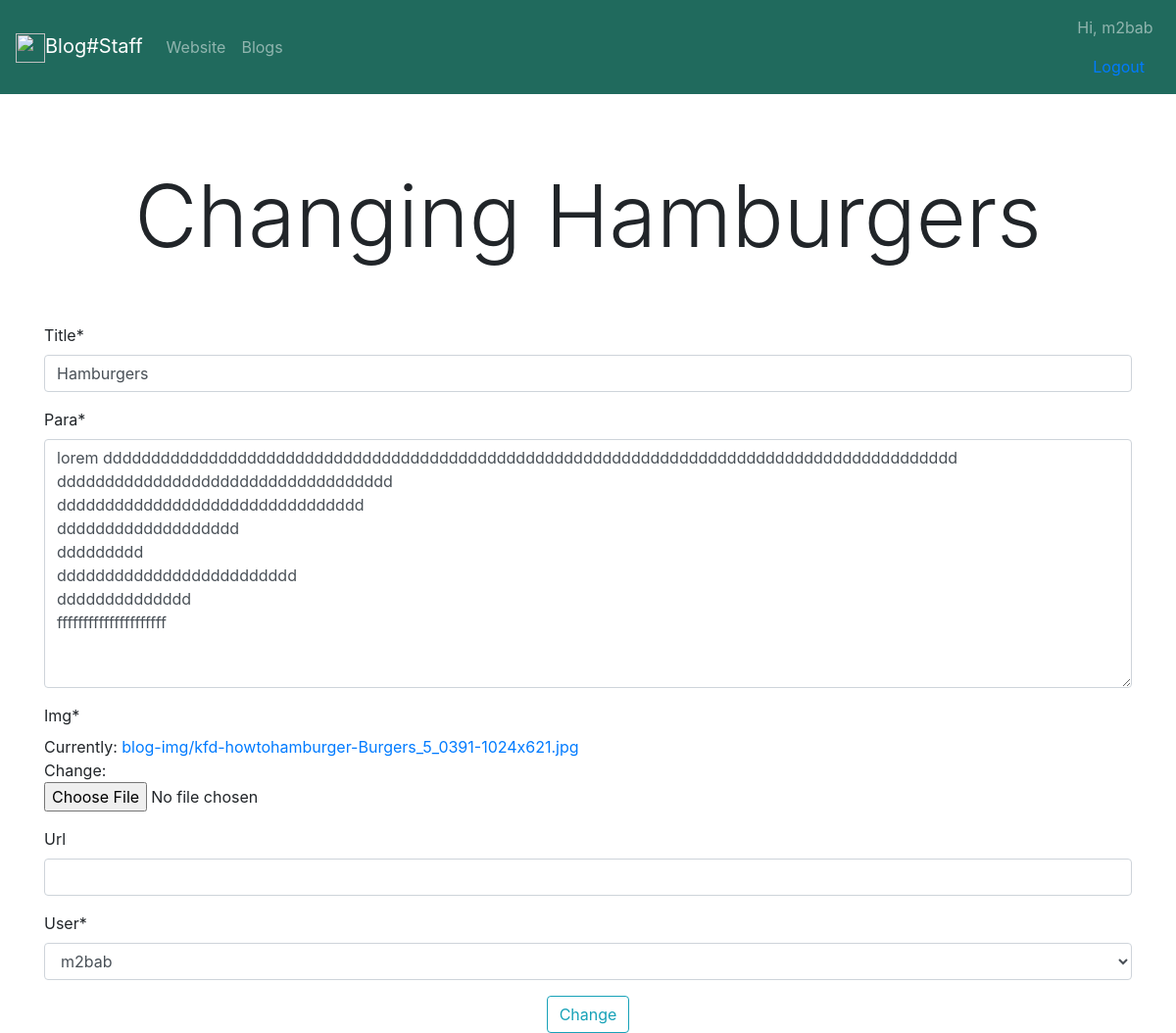
Screenshot of /staff/change/1 (signed in) with the database file from the repository.
### blog/models.py (models this page shows, shortened)
class Blog(models.Model):
    title = models.CharField(max_length=200)
    para = models.TextField()
    time = models.DateTimeField(auto_now_add=True)
    img = models.ImageField(upload_to='blog-img',verbose_name='img')
    url = models.URLField(blank=True)
    user = models.ForeignKey(User,on_delete=models.CASCADE)

### staff/views.py (the view)
# urls.py: path('change/<int:blog_id>',views.changeview,name='changeview'),
def changeview(request,blog_id):
    blog = get_object_or_404(Blog,pk=blog_id,user=request.user)
    if request.method == 'GET':
        form = CreateBlog(instance=blog)
        return render(request,'staff/viewchanges.html',{'blog':blog,'form':form})
    else:
        form = CreateBlog(request.POST,request.FILES,instance=blog)
        form.save()
        return redirect('staff:staff')

### staff/forms.py
class CreateBlog(ModelForm):
    class Meta:
        model = Blog
        fields = "__all__"

### staff/templates/staff/viewchanges.html (shortened to what this page needs)
<!doctype html>
<html lang="en">
  <head>
    <link rel="stylesheet" href="https://stackpath.bootstrapcdn.com/bootstrap/4.5.2/css/bootstrap.min.css">
 {% extends 'staff/base.html' %}
 {% block content %}
  </head>
  <body>
    <h3 class="text-center display-2">Changing {{blog.title}}</h3>
    <br><br>
        {% load crispy_forms_tags %}
        <form action="" method="POST" enctype="multipart/form-data" >
        <div class="container">
        {{form|crispy}}
        </div>
    <div class="text-center">
        <button type="submit" class="btn btn-outline-info"> Change</button>
    </div>
    </form>
     {% endblock  %}

### staff/templates/staff/base.html (shortened to what this page needs)
<!doctype html>
<html lang="en">
  <head>
    <link rel="stylesheet" href="https://stackpath.bootstrapcdn.com/bootstrap/4.5.2/css/bootstrap.min.css">
  </head>
  <body>
    <nav class="navbar navbar-expand-lg navbar-dark" style="background-color:#206a5d;">
        <a href="{% url 'staff:staff' %}" class="navbar-brand"><img src="https://img.icons8.com/ios/50/000000/blogger.png" width="30" height="30">Blog#Staff</a>
        <div class="collapse navbar-collapse" id="navbarNav">
            <ul class="navbar-nav">
                <li class="nav-item "><a href="{% url 'home' %}" class="nav-link">Website</a></li>
                <li class="nav-item"><a href="{% url 'blog:blog' %}" class="nav-link">Blogs</a></li>
            </ul>
            <div class="ml-auto">
            <span class="navbar-text ">Hi, {{request.user}}</span>
            <a href="{% url 'staff:logout' %}" class="nav-link ">Logout</a>
            </div>
    </nav>
    <br>
    <br>
    <br>
    {% block content %}
    {% endblock  %}
  </body>
</html>

### rows the page displays
Blog: title "Hamburgers", para "lorem ddddddddddddddddddddddddddddddddddddddddddddddddddddddddddddddddddddddddddddddddddddddddd ddddddddddddddddddddddddddddddddddd dddddddddddddddddddddddddddddddd ddddddddddddddddddd ddddddddd ddddddddddddddddddddddddd dddddddddddddd fffffffffffffffffffff", user "m2bab"

### other values shown
{{ request.user }} "m2bab"
